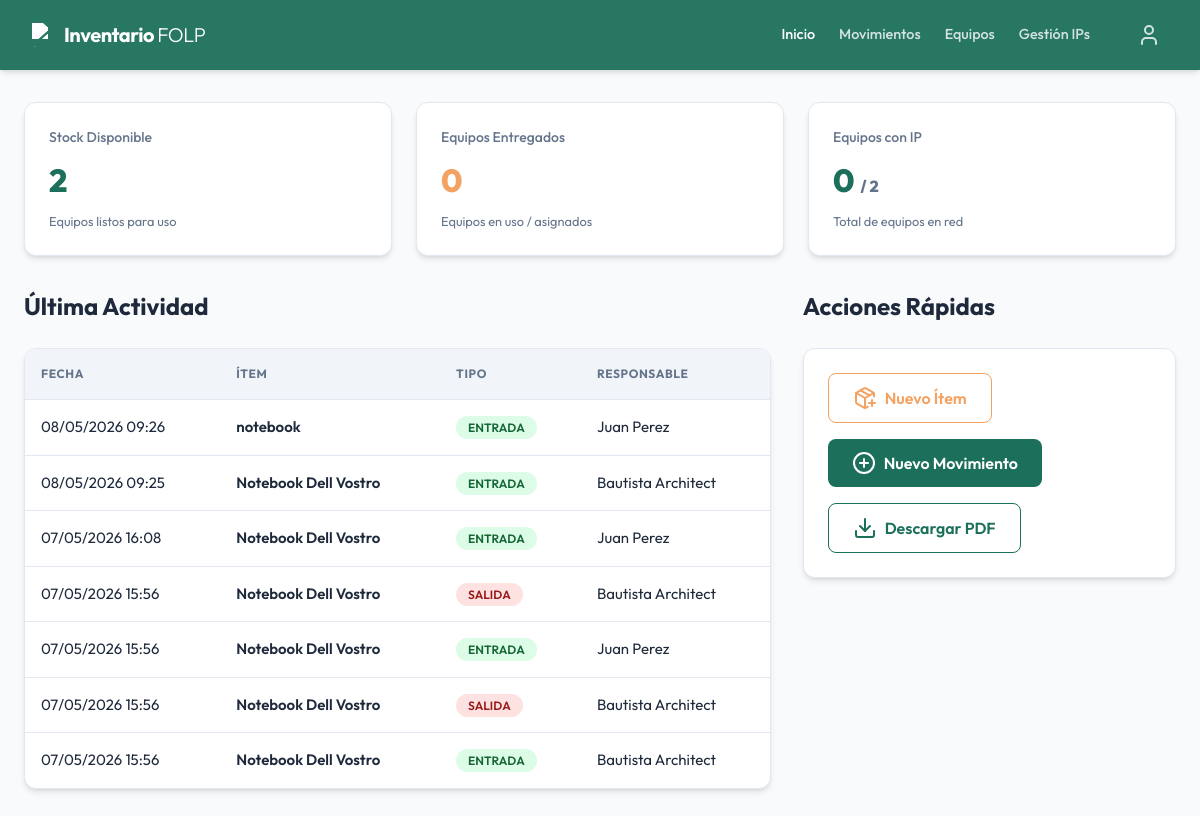
Page / (signed in) on the earlier database version.
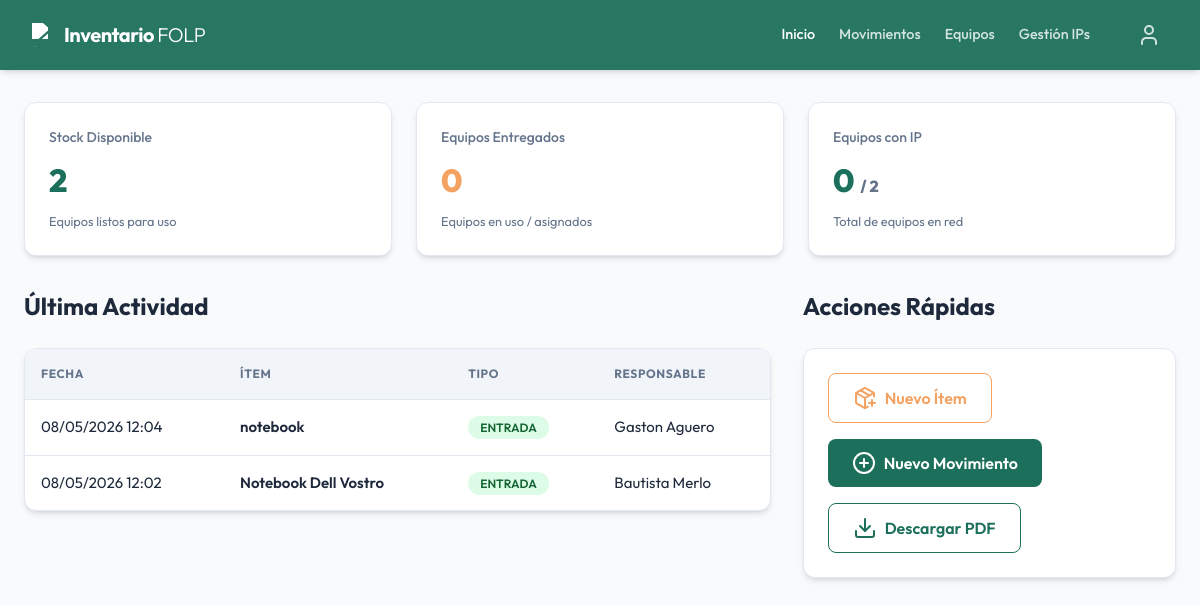
Same page on the later database version.
### inventario/models.py (models this page shows, shortened)
class Transaction(models.Model):
    TYPES = [
        ('ENTRADA', 'ENTRADA (+)'),
        ('SALIDA', 'SALIDA (-)'),
    ]
    item = models.ForeignKey(Item, on_delete=models.CASCADE, related_name='transactions')
    tipo = models.CharField(max_length=10, choices=TYPES, verbose_name="Tipo de Movimiento")
    persona = models.ForeignKey(Persona, on_delete=models.SET_NULL, null=True, blank=True, verbose_name="Responsable")
    responsable_otro = models.CharField(max_length=200, blank=True, null=True, verbose_name="Nombre de responsable (Otro)")
    area = models.ForeignKey(Area, on_delete=models.PROTECT, verbose_name="Ubicación/Área")
    observaciones = models.TextField(blank=True, null=True)
    firma = models.TextField(blank=True, null=True, verbose_name="Firma Digital")
    timestamp = models.DateTimeField(auto_now_add=True)
    class Meta:
        verbose_name = "Transacción"
        verbose_name_plural = "Transacciones"
        ordering = ['-timestamp']

class Item(models.Model):
    CATEGORIES = [
        ('PC', 'PC'),
        ('Impresora', 'Impresora'),
        ('Notebook', 'Notebook'),
        ('Redes', 'Redes'),
        ('Otro', 'Otro'),
    ]
    nombre = models.CharField(max_length=200)
    categoria = models.CharField(max_length=50, choices=CATEGORIES, default='Hardware')
    descripcion = models.TextField(blank=True, null=True)
    responsable = models.ForeignKey(Persona, on_delete=models.SET_NULL, null=True, blank=True, verbose_name="Responsable")
    responsable_otro = models.CharField(max_length=200, blank=True, null=True, verbose_name="Nombre de responsable (Otro)")
    area = models.ForeignKey(Area, on_delete=models.SET_NULL, null=True, blank=True, verbose_name="Área")
    class Meta:
        verbose_name = "Ítem"
        verbose_name_plural = "Ítems"

class Persona(models.Model):
    nombre_completo = models.CharField(max_length=200)
    rol = models.CharField(max_length=100, blank=True, null=True)
    class Meta:
        verbose_name = "Persona"
        verbose_name_plural = "Personas"

### inventario/views.py (the view)
# urls.py: path('', views.DashboardView.as_view(), name='dashboard'),
class DashboardView(LoginRequiredMixin, TemplateView):
    template_name = 'inventario/dashboard.html'
    def get_context_data(self, **kwargs):
        context = super().get_context_data(**kwargs)
        items = Item.objects.all()
        total_items = items.count()
        equipos_disponibles = 0
        equipos_en_uso = 0
        equipos_con_ip = 0
        for item in items:
            entradas = item.transactions.filter(tipo='ENTRADA').count()
            salidas = item.transactions.filter(tipo='SALIDA').count()
            stock = entradas - salidas
            if stock > 0:
                equipos_disponibles += 1
            else:
                equipos_en_uso += 1
            if hasattr(item, 'ip_asignada') and item.ip_asignada:
                equipos_con_ip += 1
        context['total_items'] = total_items
        context['equipos_disponibles'] = equipos_disponibles
        context['equipos_en_uso'] = equipos_en_uso
        context['equipos_con_ip'] = equipos_con_ip
        context['recent_transactions'] = Transaction.objects.all()[:10]
        context['total_areas'] = Area.objects.count()
        return context

### templates/inventario/dashboard.html
{% extends 'base.html' %}
{% block content %}
<div class="stats-grid">
    <div class="card">
        <div class="stat-label">Stock Disponible</div>
        <div class="stat-value" style="color: var(--primary)">
            {{ equipos_disponibles }}
        </div>
        <p style="font-size: 0.8rem; color: var(--text-muted)">Equipos listos para uso</p>
    </div>
    <div class="card">
        <div class="stat-label">Equipos Entregados</div>
        <div class="stat-value" style="color: var(--accent)">
            {{ equipos_en_uso }}
        </div>
        <p style="font-size: 0.8rem; color: var(--text-muted)">Equipos en uso / asignados</p>
    </div>
    <div class="card">
        <div class="stat-label">Equipos con IP</div>
        <div class="stat-value">{{ equipos_con_ip }} <span style="font-size: 1rem; color: var(--text-muted)">/ {{ total_items }}</span></div>
        <p style="font-size: 0.8rem; color: var(--text-muted)">Total de equipos en red</p>
    </div>
</div>
<div class="dashboard-layout">
    <div class="flex-main">
        <h2 style="margin-bottom: 1.5rem;">Última Actividad</h2>
        <div class="table-container">
            <table>
                <thead>
                    <tr>
                        <th>Fecha</th>
                        <th>Ítem</th>
                        <th>Tipo</th>
                        <th>Responsable</th>
                    </tr>
                </thead>
                <tbody>
                    {% for tx in recent_transactions %}
                    <tr style="cursor: pointer;" onclick="window.location='{% url 'transaction_detail' tx.id %}'">
                        <td>{{ tx.timestamp|date:"d/m/Y H:i" }}</td>
                        <td style="font-weight: 600">{{ tx.item.nombre }}</td>
                        <td>
                            <span
                                class="badge {% if tx.tipo == 'ENTRADA' %}badge-success{% else %}badge-danger{% endif %}">
                                {{ tx.tipo }}
                            </span>
                        </td>
                        <td>
                            {% if tx.persona %}
                                {{ tx.persona.nombre_completo }}
                            {% else %}
                                {{ tx.responsable_otro|default:"-" }}
                            {% endif %}
                        </td>
                    </tr>
                    {% empty %}
                    <tr>
                        <td colspan="4" style="text-align: center; padding: 2rem; color: var(--text-muted)">No hay
                            movimientos recientes</td>
                    </tr>
                    {% endfor %}
                </tbody>
            </table>
        </div>
    </div>
    <div class="flex-side">
        <h2 style="margin-bottom: 1.5rem;">Acciones Rápidas</h2>
        <div class="card">
            <a href="{% url 'item_create' %}" class="btn" style="margin-bottom: 1rem; border: 1px solid var(--accent); color: var(--accent);">
                <i data-lucide="package-plus"></i> Nuevo Ítem
            </a>
            <a href="{% url 'transaction_create' %}" class="btn btn-primary" style="margin-bottom: 1rem;">
                <i data-lucide="plus-circle"></i> Nuevo Movimiento
            </a>
            <a href="{% url 'generate_report' %}" class="btn"
                style="border: 1px solid var(--primary); color: var(--primary);">
                <i data-lucide="download"></i> Descargar PDF
            </a>
        </div>
    </div>
</div>
{% endblock %}

Differences in the rows shown:
removed Transaction: timestamp "08/05/2026 09:26", item.nombre "notebook", tipo "ENTRADA", persona.nombre_completo "Juan Perez"
removed Transaction: timestamp "08/05/2026 09:25", item.nombre "Notebook Dell Vostro", tipo "ENTRADA", persona.nombre_completo "Bautista Architect"
removed Transaction: timestamp "07/05/2026 16:08", item.nombre "Notebook Dell Vostro", tipo "ENTRADA", persona.nombre_completo "Juan Perez"
removed Transaction: timestamp "07/05/2026 15:56", item.nombre "Notebook Dell Vostro", tipo "SALIDA", persona.nombre_completo "Bautista Architect"
removed Transaction: timestamp "07/05/2026 15:56", item.nombre "Notebook Dell Vostro", tipo "ENTRADA", persona.nombre_completo "Juan Perez"
removed Transaction: timestamp "07/05/2026 15:56", item.nombre "Notebook Dell Vostro", tipo "SALIDA", persona.nombre_completo "Bautista Architect"
removed Transaction: timestamp "07/05/2026 15:56", item.nombre "Notebook Dell Vostro", tipo "ENTRADA", persona.nombre_completo "Bautista Architect"
added Transaction: timestamp "08/05/2026 12:04", item.nombre "notebook", tipo "ENTRADA", persona.nombre_completo "Gaston Aguero"
added Transaction: timestamp "08/05/2026 12:02", item.nombre "Notebook Dell Vostro", tipo "ENTRADA", persona.nombre_completo "Bautista Merlo"
